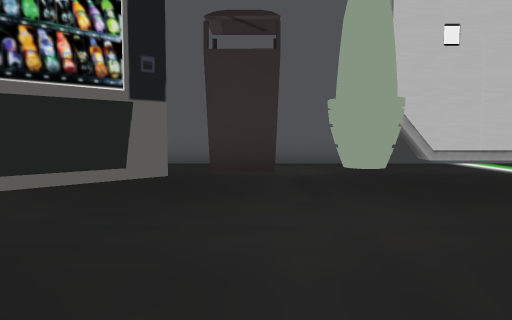
View 1 (above)

24 first-person views from a walk through a 3-D level made in the Unity game engine. The camera is 1.3 m above the floor, tilts 4° down and sees 70° across. The floor is counted in squares, 2.43 m on a side. Each view is taken from the middle of a square. On the plan, view 1 faces up. The plan holds only what a view shows up to about 10 squares ahead; the rest is blank. The place goes on beyond the plan. The player is left out. Some surface patterns are stand-ins.

View 2
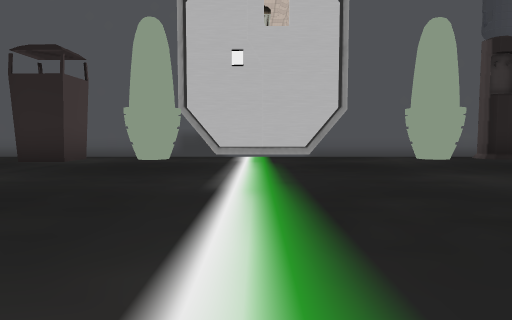

View 3
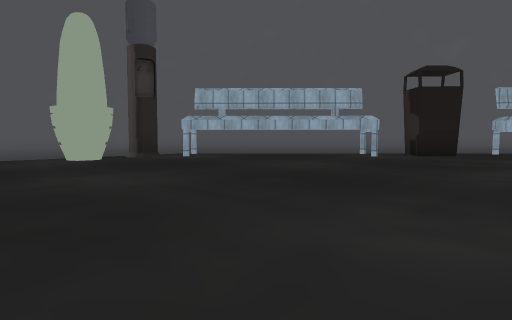

View 4
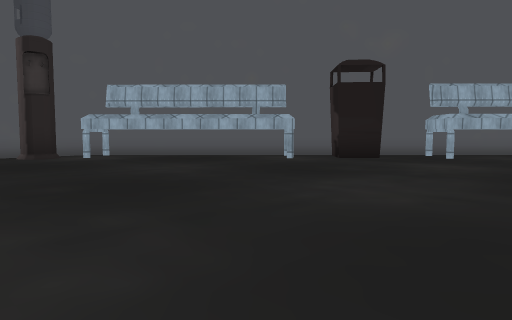

View 5
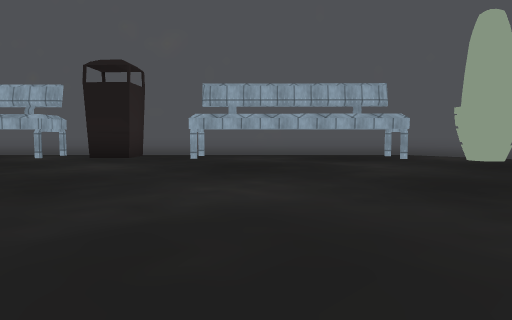

View 6
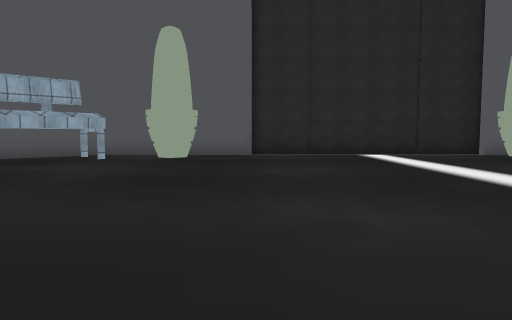

View 7
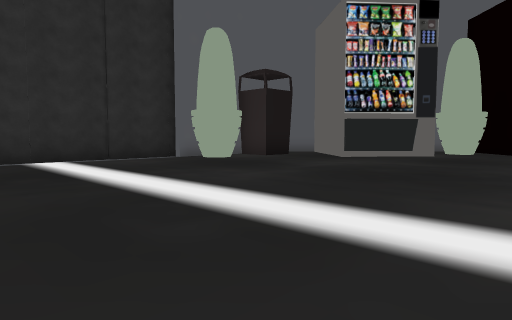

View 8
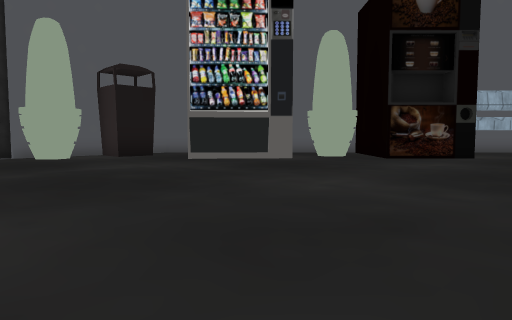

View 9
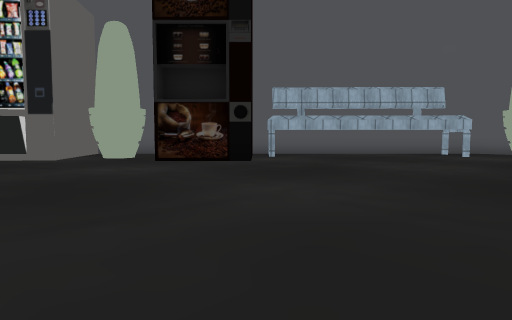

View 10
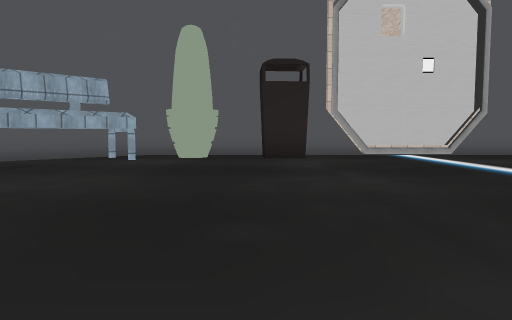

View 11
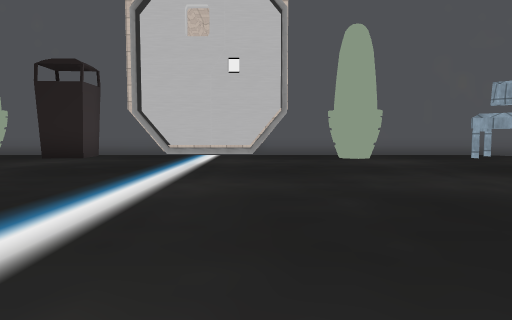

View 12
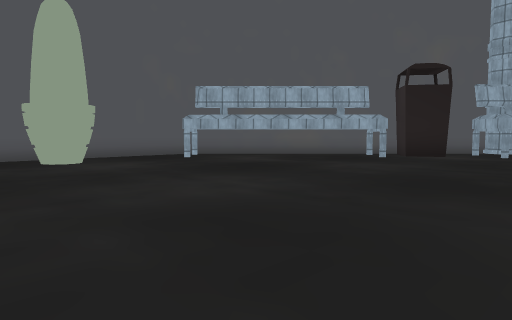

View 13
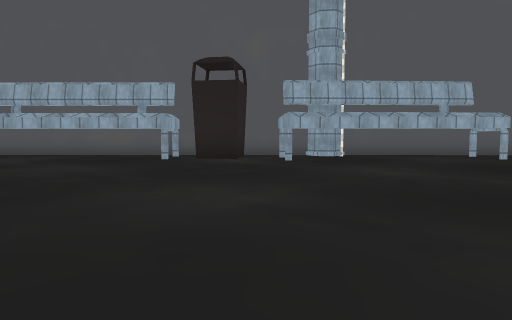

View 14
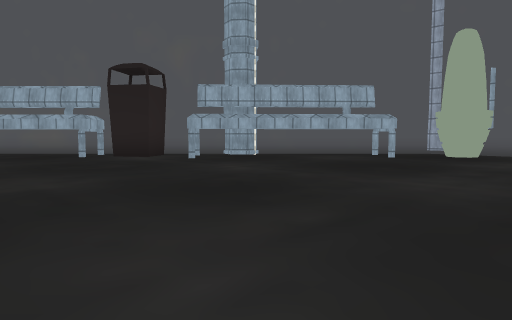

View 15
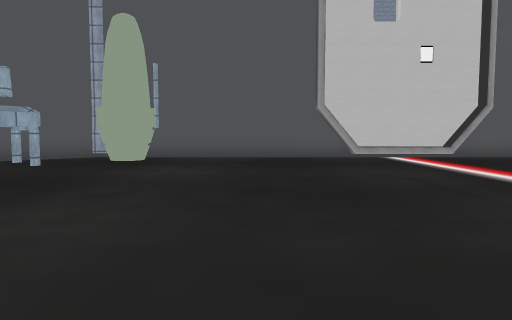

View 16
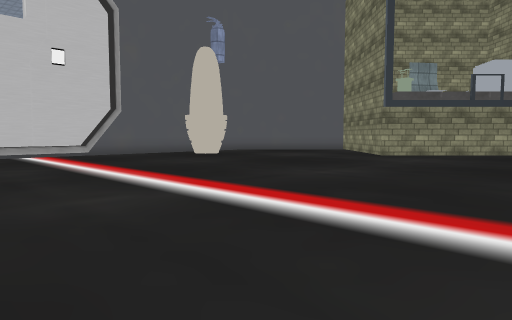

View 17
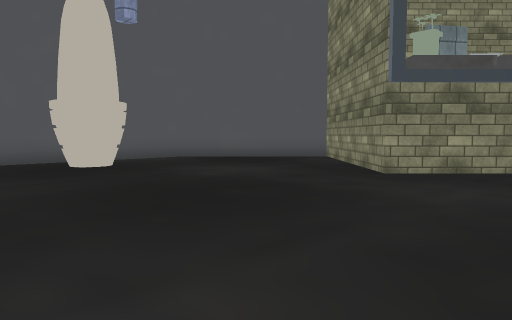

View 18
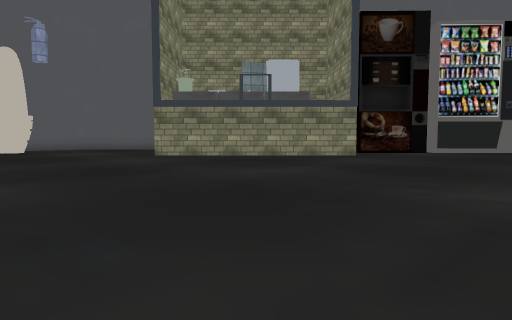

View 19
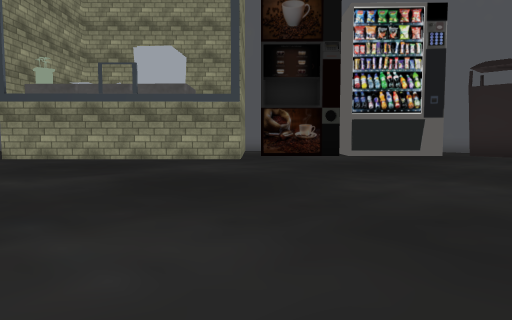

View 20
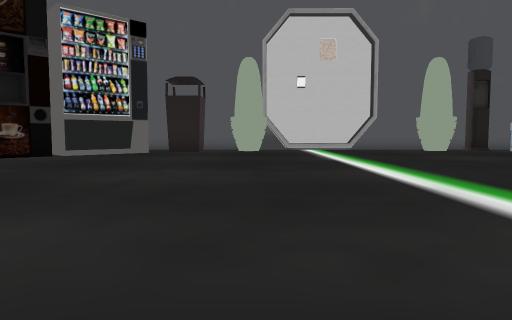

View 21
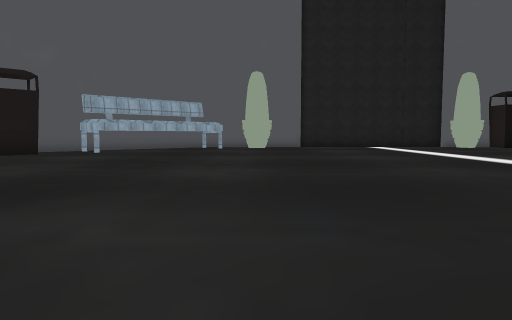

View 22
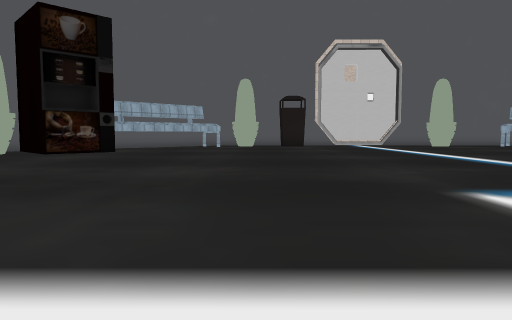

View 23
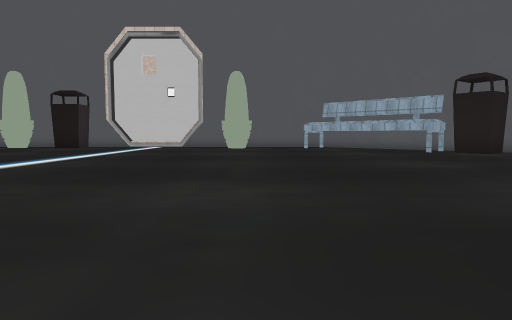

View 24
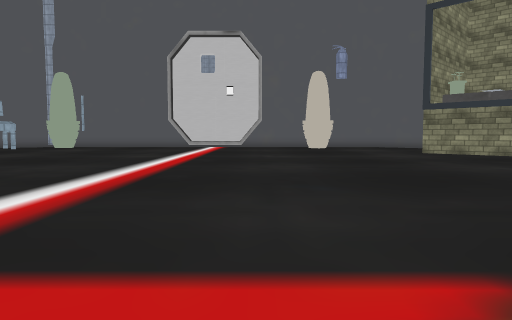

### Floor plan
Points are (right, up) in squares from view 1. A wall is a line through its corners. A room is listed if a view was taken in it or the views show most of it. See-through windows are left out.
Room 1 (views 1, 2, 3, 4, 5, 6, 7, 8, 9, 10, 11, 12, 13, 14, 15, 16, 17, 18, 19, 20, 21, 22, 23, 24)
walls: (13.3, -20.2) (14.7, -18.8); (-3.7, 0.2) (-7.2, -3.3) (-10.1, -0.5) (-12.6, -3) (-12.6, -4.7); (17.1, -18.1) (16.2, -17.4) (17.7, -15.6) (18.7, -16.4); (2.8, -26.1) (2.8, -26.6); (10.4, -24.8) (14.1, -21.3); (5.3, -26.2) (5.8, -26.2); (2.5, -26.2) (3.1, -26.2); (-6, -22.7) (-5.2, -21.9) (-1.8, -25.3); (-10.3, -16.7) (-6.7, -19.9) (-7.5, -20.7); (-5, 1.6) (-3.9, 0.4); (-2.9, 2.9) (-4.3, 1.5); (-6.5, -22.8) (-2.8, -26.6); (-8.6, -20.7) (-7.9, -21.5); (13.2, 2.2) (14.1, 3.1); (-12.1, -8.1) (-12.1, -11.2) (-12.6, -11.2); (18.8, -3.7) (19.7, -2.8); (-1.1, 4.7) (-2.8, 3.1); (20.5, -13.5) (20.5, -12.8); (19.1, -3.7) (15.7, -0.2) (16.5, 0.5); (20.7, -13) (20.7, -6.9); (-2.6, -26.5) (6.5, -26.5); (10.7, -26.6) (13.1, -24.2); (20.5, -7) (20.5, -3) (10.8, 6.8) (0.4, 6.7); (-12.5, -6.5) (-12.5, -13.5); (14.2, 3) (13.4, 2.2) (10, 5.7); (-12.4, -16.9) (-9.8, -19.6); (5.7, 6.4) (2.5, 6.4); (11, 6.3) (10.1, 5.5)
low walls: (-12.1, -10.9) (-12.6, -10.9)
ways out: opening at (-11.5, -19.5); opening at (1, -27); opening at (11, -28)
objects: other object (-13, -15) to (-13, -14); other object (-12, -16) to (-11, -15); other object (-12, -6) to (-11, -5); other object (-8, -2); other object (-7, -22) to (-6, -21); other object (-6, -1); other object (-5, -1); other object (1, -26) to (1, -25); other object (2, 6); other object (7, -26) to (8, -25); other object (8, 6); other object (9, -26) to (10, -25); other object (14, 1) to (15, 2); other object (16, -19) to (17, -18); other object (19, -5) to (20, -5); other object (20, -15); other object (20, -14)

Positions as (right, up) in squares from view 1, and headings:
1: (0, 0), facing up
2: (4, -2), facing up
3: (5, -2), facing up-right
4: (7, -3), facing up-right
5: (11, -7), facing up-right
6: (11, -7), facing right
7: (13, -8), facing down-right
8: (11, -11), facing down-right
9: (8, -15), facing down-right
10: (8, -17), facing down
11: (3, -17), facing down
12: (3, -18), facing down-left
13: (-1, -15), facing down-left
14: (-2, -13), facing down-left
15: (-4, -13), facing left
16: (-3, -12), facing up-left
17: (-5, -8), facing up-left
18: (1, -8), facing up-left
19: (2, -5), facing up-left
20: (2, -6), facing up
21: (5, -5), facing right
22: (9, -9), facing down
23: (0, -11), facing down
24: (3, -8), facing left
